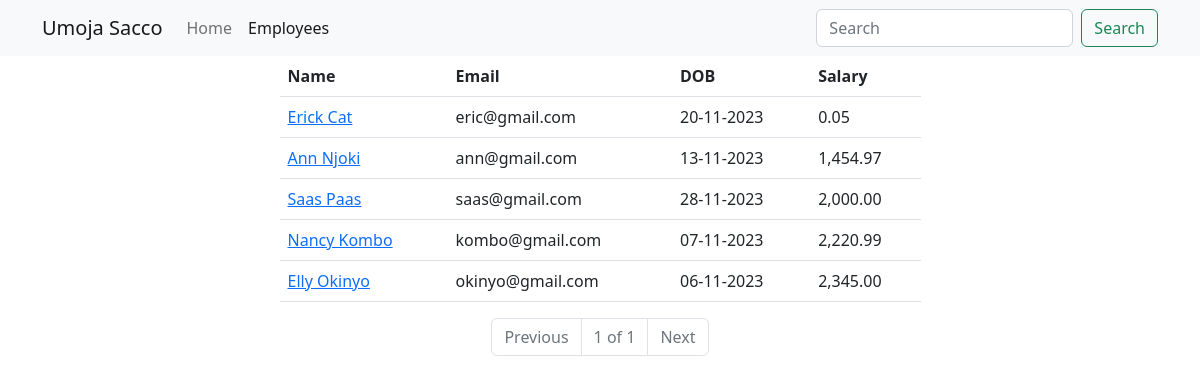
Page /employees on the earlier database version.
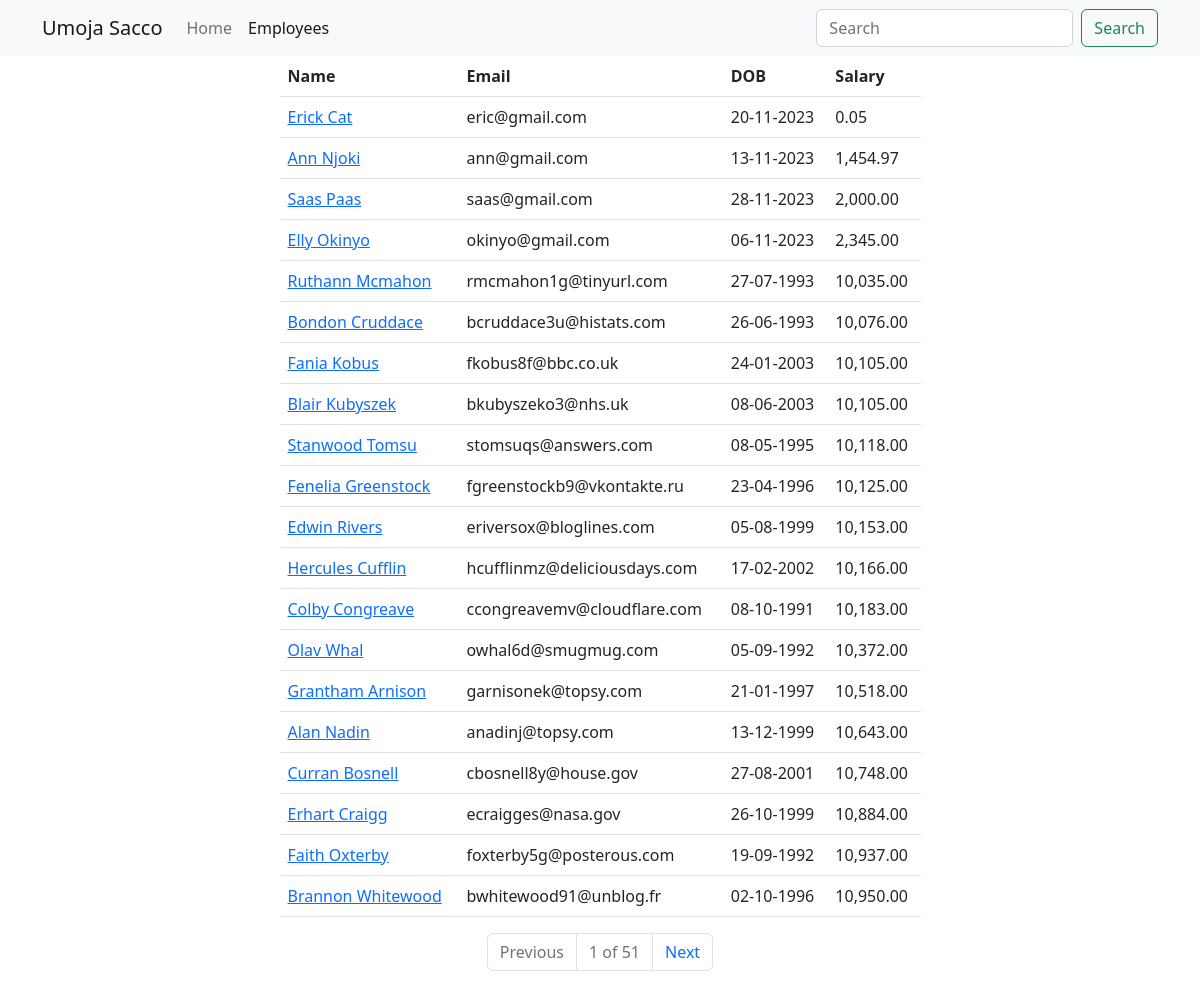
Same page on the later database version.
### main_app/models.py (models this page shows, shortened)
class Employee(models.Model):
    name = models.CharField(max_length=40)
    email = models.EmailField(unique=True)
    dob = models.DateField(null=True)
    salary = models.DecimalField(max_digits=7, decimal_places=2)  # 67000.58
    disabled = models.BooleanField(default=False)
    profile = models.ImageField(upload_to=unique_img_name, null=True, default="employees/employee.png")
    created_at = models.DateTimeField(auto_now_add=True, null=True)  # Once during creation
    updated_at = models.DateTimeField(auto_now=True, null=True)  # Every time an update happens
    class Meta:
        verbose_name = 'Employee'
        verbose_name_plural = 'Employees'
        ordering = ["salary"]

### main_app/views.py (the view)
# urls.py: path('employees', views.all_employees, name="all"),
def all_employees(request):
    employees = Employee.objects.all()  # SELECT * FROM employees
    paginator = Paginator(employees, 20)
    page_number = request.GET.get("page")
    data = paginator.get_page(page_number)
    return render(request, "all_employees.html", {"employees": data})

### templates/all_employees.html (shortened to what this page needs)
{% extends "base_template.html" %}
{% load humanize %}
{% block content %}
    {% include 'navbar.html' %}
    <div class="container">
        <div class="row justify-content-center">
            <div class="col-sm-7">
                <table class="table">
                    <thead>
                    <tr>
                        <th>Name</th>
                        <th>Email</th>
                        <th>DOB</th>
                        <th>Salary</th>
                    </tr>
                    </thead>
                    <tbody>
                    {% for employee in employees %}
                        <tr>
                            <td>
                                <a href="/employees/{{ employee.id }}">{{ employee.name | title }}</a>
                            </td>
                            <td>{{ employee.email }}</td>
                            <td>{{ employee.dob | date:'d-m-Y' }}</td>
                            <td>{{ employee.salary | intcomma }}</td>
                        </tr>
                    {% endfor %}
                    </tbody>
                </table>
                <nav aria-label="Page navigation example">
                    <ul class="pagination justify-content-center">
                        {% if employees.has_previous %}
                            <li class="page-item">
                                <a class="page-link" href='?page={{ employees.previous_page_number }}'>Previous</a>
                            </li>
                        {% else %}
                            <li class="page-item disabled">
                                <a class="page-link" href='' tabindex="-1" aria-disabled="True">Previous</a>
                            </li>
                        {% endif %}
                           <li class="page-item disabled">
                                <a class="page-link" href='' tabindex="-1" aria-disabled="True">{{ employees.number }} of {{ employees.paginator.num_pages }}</a>
                            </li>
                        {% if employees.has_next %}
                            <li class="page-item">
                                <a class="page-link" href='?page={{ employees.next_page_number }}'>Next</a>
                            </li>
                        {% else %}
                            <li class="page-item disabled">
                                <a class="page-link" href='' tabindex="-1" aria-disabled="True">Next</a>
                            </li>
                        {% endif %}
                    </ul>
                </nav>
            </div>
        </div>
    </div>
{% endblock %}

### templates/base_template.html (shortened to what this page needs)
<!doctype html>
<html lang="en">
<head>
    <link href="https://cdn.jsdelivr.net/npm/bootstrap@5.2.3/dist/css/bootstrap.min.css" rel="stylesheet">
</head>
<body>
{% block content %}
{% endblock %}
</body>
</html>

### templates/navbar.html (shortened to what this page needs)
 <nav class="navbar sticky-top navbar-expand-lg bg-light">
  <div class="container">
    <a class="navbar-brand" href="{% url 'home' %}">Umoja Sacco</a>
    <div class="collapse navbar-collapse" id="navbarTogglerDemo02">
      <ul class="navbar-nav me-auto mb-2 mb-lg-0">
        <li class="nav-item">
          <a class="nav-link  {% if "/" == request.path  %} active {% endif %}" aria-current="page" href="{% url 'home' %}">Home</a>
        </li>
        <li class="nav-item">
          <a class="nav-link  {% if "/employees" == request.path  %} active {% endif %}" href="{% url 'all' %}">Employees</a>
        </li>
      </ul>
      <form class="d-flex" role="search" method="get" action="{% url 'search' %}">
        <input class="form-control me-2" name="search_word" type="search" placeholder="Search" aria-label="Search">
        <button class="btn btn-outline-success" type="submit">Search</button>
      </form>
    </div>
  </div>
</nav>

Differences in the rows shown:
removed Employee: name "Nancy Kombo", email "kombo@gmail.com", dob "07-11-2023", salary "2,220.99"
added Employee: name "Ruthann Mcmahon", email "rmcmahon1g@tinyurl.com", dob "27-07-1993", salary "10,035.00"
added Employee: name "Bondon Cruddace", email "bcruddace3u@histats.com", dob "26-06-1993", salary "10,076.00"
added Employee: name "Fania Kobus", email "fkobus8f@bbc.co.uk", dob "24-01-2003", salary "10,105.00"
added Employee: name "Blair Kubyszek", email "bkubyszeko3@nhs.uk", dob "08-06-2003", salary "10,105.00"
added Employee: name "Stanwood Tomsu", email "stomsuqs@answers.com", dob "08-05-1995", salary "10,118.00"
added Employee: name "Fenelia Greenstock", email "fgreenstockb9@vkontakte.ru", dob "23-04-1996", salary "10,125.00"
added Employee: name "Edwin Rivers", email "eriversox@bloglines.com", dob "05-08-1999", salary "10,153.00"
added Employee: name "Hercules Cufflin", email "hcufflinmz@deliciousdays.com", dob "17-02-2002", salary "10,166.00"
added Employee: name "Colby Congreave", email "ccongreavemv@cloudflare.com", dob "08-10-1991", salary "10,183.00"
added Employee: name "Olav Whal", email "owhal6d@smugmug.com", dob "05-09-1992", salary "10,372.00"
added Employee: name "Grantham Arnison", email "garnisonek@topsy.com", dob "21-01-1997", salary "10,518.00"
added Employee: name "Alan Nadin", email "anadinj@topsy.com", dob "13-12-1999", salary "10,643.00"
added Employee: name "Curran Bosnell", email "cbosnell8y@house.gov", dob "27-08-2001", salary "10,748.00"
added Employee: name "Erhart Craigg", email "ecraigges@nasa.gov", dob "26-10-1999", salary "10,884.00"
added Employee: name "Faith Oxterby", email "foxterby5g@posterous.com", dob "19-09-1992", salary "10,937.00"
added Employee: name "Brannon Whitewood", email "bwhitewood91@unblog.fr", dob "02-10-1996", salary "10,950.00"
Other differences:
{{ employees.paginator.num_pages }}: "1" → "51"
